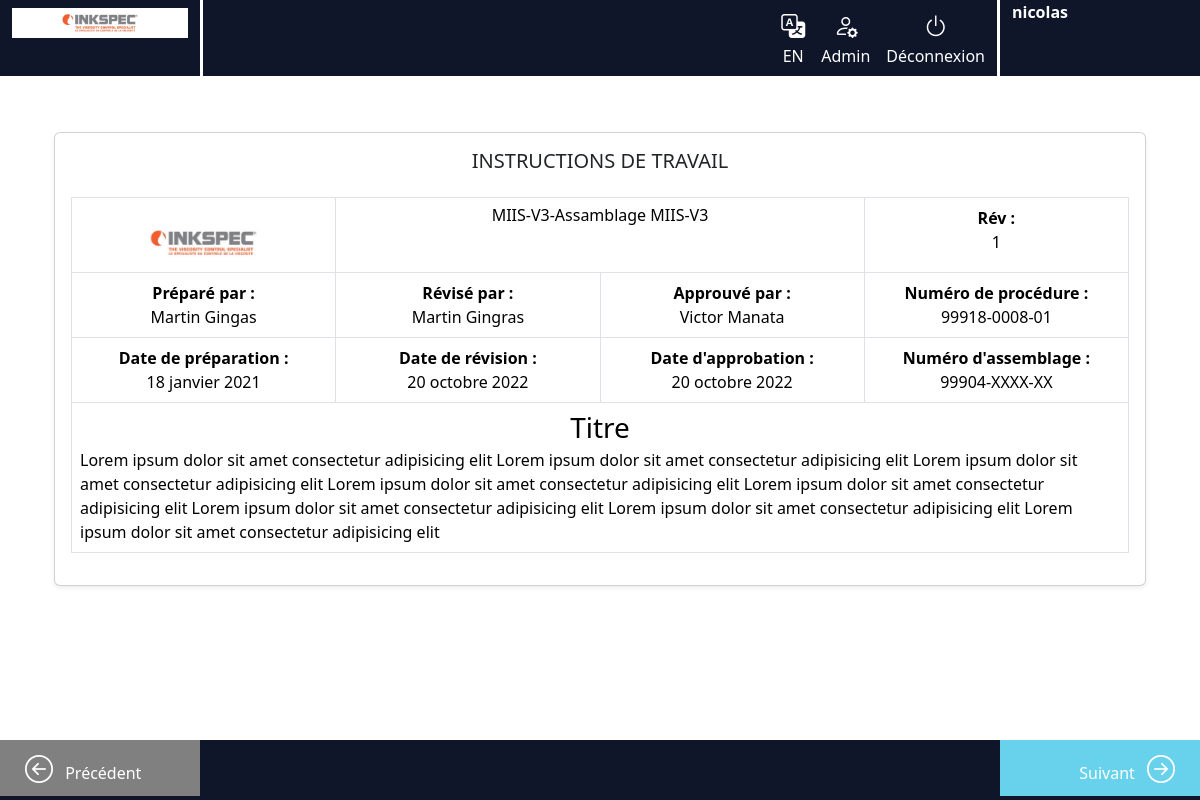
/procedure/1/ (signed in), run on the app's committed database.
### tasks/models.py (models this page shows, shortened)
class Procedure(models.Model):
    name = models.CharField(
        max_length=200,
        verbose_name=_("Nom de la procédure")
    )
    description = models.TextField(
        verbose_name=_("Description détaillée de la procédure")
    )
    prepared_by = models.CharField(
        max_length=100,
        verbose_name=_("Nom de la personne qui a préparé la procédure")
    )
    prepared_date = models.DateField(
        verbose_name=_("Date de préparation")
    )
    reviewed_by = models.CharField(
        max_length=200,
        verbose_name=_("Nom de la personne qui a révisé la procédure")
    )
    review_date = models.DateField(
        verbose_name=_("Date de révision")
    )
    approved_by = models.CharField(
        max_length=200,
        verbose_name=_("Nom de la personne qui a approuvé la procédure")
    )
    approved_date = models.DateField(
        verbose_name=_("Date d'approbation")
    )
    procedure_number = models.CharField(
        max_length=50,
        verbose_name=_("Numéro d'identification de la procédure")
    )
    assembly_number = models.CharField(
        max_length=50,
        verbose_name=_("Numéro d'assemblage lié")
    )
    revision_number = models.CharField(
        max_length=20,
        verbose_name=_("Numéro de révision de la procédure")
    )

### tasks/views.py (the view)
def procedure_detail(request, procedure_id):
    procedure = get_object_or_404(Procedure, id=procedure_id)
    order = Order.objects.filter(codeitem__procedure=procedure).first()
    current_section = request.GET.get('page', 'section1')
    if current_section == 'section2':
        return render(request, 'procedure_detail1.html', {
            'procedure': procedure,
            'order': order,
            'show_section2': True  # 🔁 plus clair et explicite
        })
    else:
        return render(request, 'procedure_detail.html', {
            'procedure': procedure,
            'order': order,
            'show_section2': False
        })

### tasks/templates/procedure_detail.html (shortened to what this page needs)
{% extends 'base.html' %}
{% load i18n %}
{% load static %}
{% block content %}
<div class="container-fluid">
  <div id="section1">
    <div class="row mb-5">
      <div class="col-12">
        <div class="card shadow-sm">
          <div class="card-body">
            <h5 class="card-title text-uppercase text-center mb-4">{% trans "Instructions de travail" %}</h5>
            <div class="table-responsive">
              <table class="table table-bordered">
                <tbody>
                  <tr class="row-1">
                    <td class="col-3 align-middle text-center">
                      <img src="{% static 'tasks/images/inkspeclogo.jpg' %}" alt="Inkspec" width="1000" height="1000"
                        class="img-fluid mt-3">
                    </td>
                    <td class="col-6" colspan="2">
                      <h6 class="mb-1">{{ procedure.name }}</h6>
                    </td>
                    <td class="col-3">
                      <strong>{% trans "Rév :" %}</strong><br>{{ procedure.revision_number }}
                    </td>
                  </tr>
                  <tr class="row-others">
                    {% include "_procedure_info_cell.html" with label=_("Préparé par") value=procedure.prepared_by %}
                    {% include "_procedure_info_cell.html" with label=_("Révisé par") value=procedure.reviewed_by %}
                    {% include "_procedure_info_cell.html" with label=_("Approuvé par") value=procedure.approved_by %}
                    <td class="col-6" colspan="2">
                      <strong>{% trans "Numéro de procédure :" %}</strong><br>{{ procedure.procedure_number }}
                    </td>
                  </tr>
                  <tr class="row-others">
                    {% include "_procedure_info_cell.html" with label=_("Date de préparation") value=procedure.prepared_date %}
                    {% include "_procedure_info_cell.html" with label=_("Date de révision") value=procedure.review_date %}
                    {% include "_procedure_info_cell.html" with label=_("Date d'approbation") value=procedure.approved_date %}
                    <td class="col-6" colspan="2">
                      <strong>{% trans "Numéro d'assemblage :" %}</strong><br>{{ procedure.assembly_number }}
                    </td>
                  </tr>
                </tbody>
                <tfoot>
                  <tr>
                    <td colspan="4" class="text-center">
                      <h3 class="mb-1">{% trans "Titre" %}</h3>
                      <p class="mb-0" style="text-align: left;">
                        {% trans "Lorem ipsum dolor sit amet consectetur adipisicing elit Lorem ipsum dolor sit amet consectetur adipisicing elit Lorem ipsum dolor sit amet consectetur adipisicing elit Lorem ipsum dolor sit amet consectetur adipisicing elit Lorem ipsum dolor sit amet consectetur adipisicing elit Lorem ipsum dolor sit amet consectetur adipisicing elit Lorem ipsum dolor sit amet consectetur adipisicing elit Lorem ipsum dolor sit amet consectetur adipisicing elit" %}
                      </p>
                    </td>
                  </tr>
                </tfoot>
              </table>
            </div>
          </div>
        </div>
      </div>
    </div>
  </div>
</div>
{% endblock %}
{% block footer %}
<div class="row">
  <div class="col-2" id="div4">
    <a href="{% url 'order_detail' order.order_id %}" class="btn btn-link text-decoration-none" style="color: white;">
      <i class="bi bi-arrow-left-circle fs-3 me-2"></i>
      <span>{% trans "Précédent" %}</span>
    </a>
  </div>
  <div class="col-8" id="div5"></div>
  <div class="col-2" id="div6">
    <a href="{% url 'procedure_detail' procedure.id %}?page=section2" class="btn btn-link text-decoration-none"
      style="color: white;">
      {% trans "Suivant" %} <i class="bi bi-arrow-right-circle fs-3 ms-2"></i>
    </a>
  </div>
</div>
{% endblock %}

### tasks/templates/base.html (shortened to what this page needs)
{% load static %}
{% load i18n %}
<!DOCTYPE html>
<html lang="fr">
<head>
    <link rel="stylesheet" href="{% static 'tasks/css/style.css' %}">
    <link rel="stylesheet" href="https://cdn.jsdelivr.net/npm/bootstrap@5.3.5/dist/css/bootstrap.min.css">
    <link rel="stylesheet" href="https://cdn.jsdelivr.net/npm/bootstrap-icons@1.10.5/font/bootstrap-icons.css">
</head>
<body>
    <header>
        <div class="container-fluid">
            <div class="row">
                <div class="col-2" id="div1">
                    <img src="{% static 'tasks/images/inkspeclogo.jpg' %}" alt="Inkspec" width="1000" height="1000"
                        class="img-fluid mt-2">
                </div>
                <div class="col-8" id="div2">
                    <ul class="navbar-nav d-flex flex-row justify-content-end w-100 mb-2 mb-lg-0 gap-3">
                        <li class="nav-item text-center mt-2">
                            <form id="langForm" action="{% url 'set_language' %}" method="post">
                                <button type="submit" class="nav-link active d-flex flex-column align-items-center bg-transparent border-0 p-0">
                                    {% if LANGUAGE_CODE == 'fr' %}
                                        <i class="bi bi-translate fs-4" id="langIcon" title="Switch to English"></i>
                                        <span class="large">EN</span>
                                    {% else %}
                                        <i class="bi bi-translate fs-4" id="langIcon" title="Passer au français"></i>
                                        <span class="large">FR</span>
                                    {% endif %}
                                </button>
                            </form>
                        </li>
                        <li class="nav-item text-center">
                            <a class="nav-link active d-flex flex-column align-items-center"
                                href="{% url 'admin:index' %}">
                                <i class="bi bi-person-gear fs-4"></i>
                                <span>{% trans "Admin" %}</span>
                            </a>
                        </li>
                        {% if user.is_authenticated %}
                        <li class="nav-item text-center">
                            <a class="nav-link active d-flex flex-column align-items-center" href="{% url 'logout' %}">
                                <i class="bi bi-power fs-4"></i>
                                <span>{% trans "Déconnexion" %}</span>
                            </a>
                        </li>
                        {% endif %}
                    </ul>
                </div>
                <div class="col-2" id="div3">
                    {% if user.is_authenticated %}
                    <span class="navbar-text fw-bold">
                        {{ user.username }} {% block timer %}{% endblock %}
                    </span>
                    {% else %}
                    <p class="navbar-text text-white">{% trans "Utilisateur non connecté" %}</p>
                    {% endif %}
                </div>
            </div>
        </div>
    </header>
    <main class="container mt-4">
        {% block content %}
        {% endblock %}
    </main>
    <footer class="container-fluid">
        {% block footer %}
        {% endblock %}
    </footer>
</body>
</html>

### tasks/templates/_procedure_info_cell.html
<td class="col-3">
  <strong>{{ label }} :</strong><br>{{ value }}
</td>

### tasks/static/tasks/css/style.css (style rules this page uses)
#div1 { background-color: #0f1629; }
#div2 { background-color: #0f1629; border-left: 3px solid white; border-right: 3px solid white; color: white; }
#div3 { background-color: #0f1629; color: white; }
#div4 { background-color: gray; color: white; }
#div5 { background-color: #0f1629; }
#div6 { background-color: #68d2ec; color: white; text-align: end; }
main { flex: 1; justify-content: center; align-items: center; text-align: center; padding: 2rem; }
html, body { height: 100%; margin: 0; padding: 0; }
body { display: flex; flex-direction: column; }
footer { background-color: #0f1629; height: 60px; }

### data on the page
Procedure: name "MIIS-V3-Assamblage MIIS-V3", revision_number "1", prepared_by "Martin Gingas Martin Gingras Victor Manata 18 janvier 2021 20 octobre 2022 20 octobre 2022", procedure_number "99918-0008-01", assembly_number "99904-XXXX-XX"

### other printed values
{{ user.username }} "nicolas"
{{ label }} "Préparé par Révisé par Approuvé par Date de préparation Date de révision Date d'approbation"
